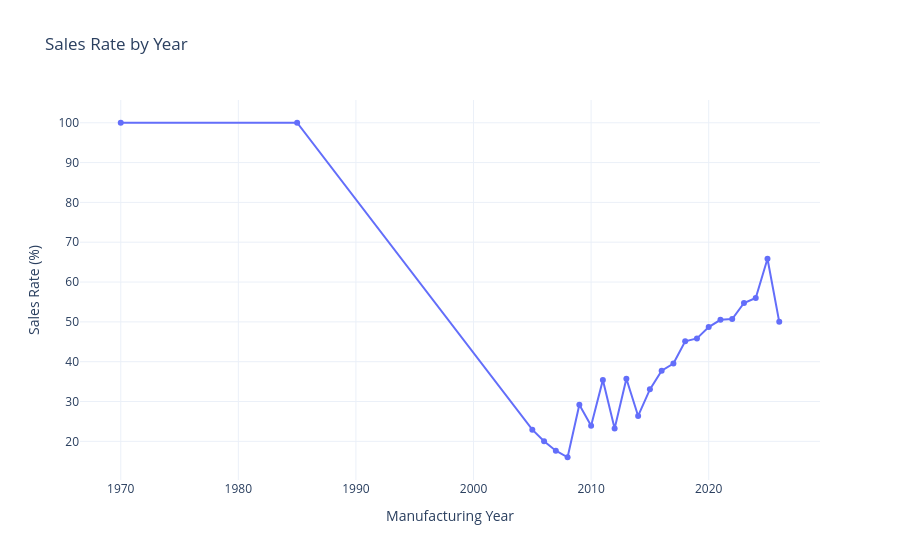

Write notebook code for a chart like this one.
### Markdown cell above
## 📊 Line Chart — Sales Rate by Year — Key Insights

- **Newer cars sell faster**: the sales rate goes from about **16–23%** for 2005–2008 cars to about **66%** for 2025 cars.
- The upward trend is fairly steady from 2014 onward, rising from about **26%** (2014) to **56%** (2024).
- The overall average is about **45.5%**, and cars from **2019 and later** are at or above this level.
- **Ignore the spikes at the edges**: 1970 and 1985 show 100% and 2026 shows 50%, but each is based on only 1–6 listings, so they are noise.
- The pattern is an association: newer cars are also pricier and have lower mileage, so year is not the only factor behind faster sales.

### Code cell
df["sold_num"] = df["sold_within_30_days"].map({
    "Yes": 1,
    "No": 0
})

sales_year = df.groupby("year")["sold_num"].mean().reset_index()

sales_year["sold_num"] *= 100

fig = px.line(
    sales_year,
    x="year",
    y="sold_num",
    markers=True,
    title="Sales Rate by Year",
    labels={
        "year": "Manufacturing Year",
        "sold_num": "Sales Rate (%)"
    }
)

fig.update_layout(template="plotly_white")
fig.show()

### Figure 1 — Plotly figure (JSON) as saved in the notebook; plotly's stock layout.template omitted (floating-point values rounded to 4 significant figures)
{"data": [{"hovertemplate": "Manufacturing Year=%{x}<br>Sales Rate (%)=%{y}<extra></extra>", "legendgroup": "", "line": {"color": "#636efa", "dash": "solid"}, "marker": {"symbol": "circle"}, "mode": "lines+markers", "name": "", "orientation": "v", "showlegend": false, "type": "scatter", "x": [1970, 1985, 2005, 2006, 2007, 2008, 2009, 2010, 2011, 2012, 2013, 2014, 2015, 2016, 2017, 2018, 2019, 2020, 2021, 2022, 2023, 2024, 2025, 2026], "xaxis": "x", "y": [100.0, 100.0, 22.92, 20.0, 17.65, 16.0, 29.17, 23.91, 35.42, 23.21, 35.71, 26.37, 33.05, 37.72, 39.55, 45.12, 45.83, 48.68, 50.52, 50.69, 54.74, 56.0, 65.85, 50.0], "yaxis": "y"}], "layout": {"legend": {"tracegroupgap": 0}, "title": {"text": "Sales Rate by Year"}, "xaxis": {"anchor": "y", "domain": [0, 1], "title": {"text": "Manufacturing Year"}}, "yaxis": {"anchor": "x", "domain": [0, 1], "title": {"text": "Sales Rate (%)"}}}}
